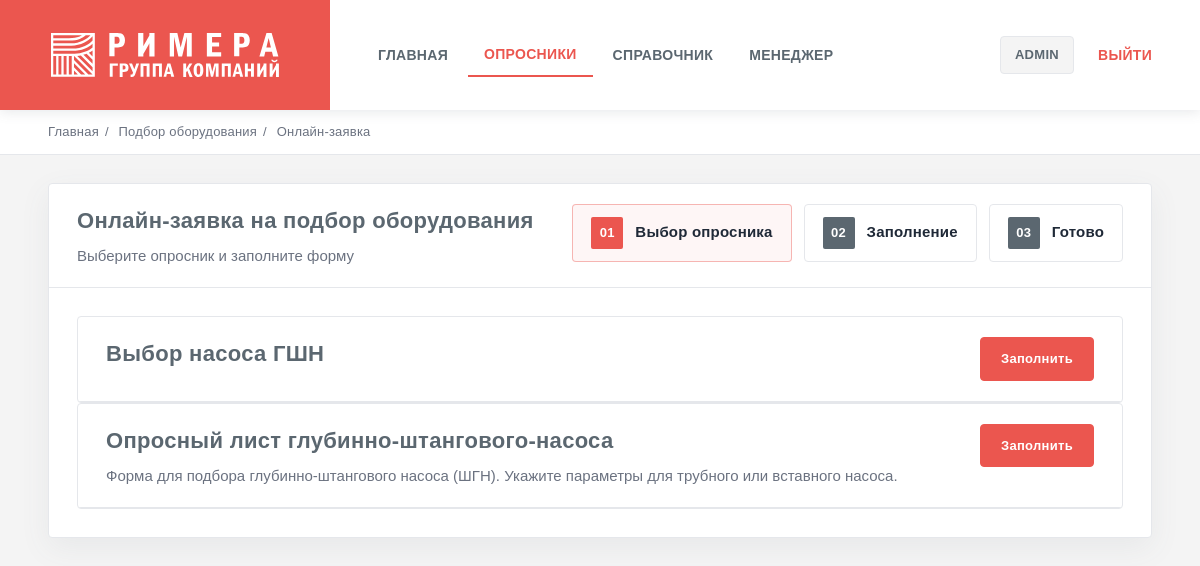
The page /q/ (signed in) on the database as committed earlier.
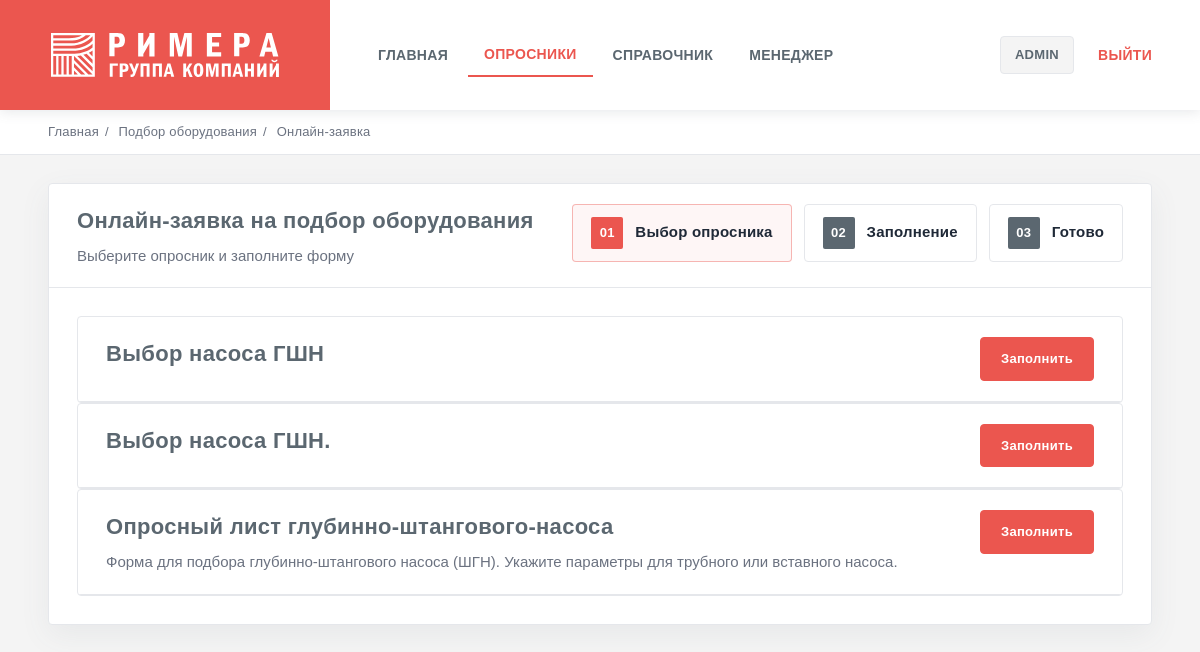
The same page on the database as committed later.
### questionnaires/models.py (models this page shows, shortened)
class Questionnaire(models.Model):
    slug = models.SlugField(unique=True)
    title = models.CharField(max_length=200)
    description = models.TextField(blank=True)
    is_active = models.BooleanField(default=True)

### questionnaires/views.py (the view)
# urls.py: path("", views.questionnaire_list, name="questionnaire_list"),
@login_required
def questionnaire_list(request):
    items = Questionnaire.objects.filter(is_active=True).order_by("title")
    return render(request, "questionnaires/list.html", {"items": items})

### templates/questionnaires/list.html (shortened to what this page needs)
{% extends "base.html" %}
{% block crumbs %}
  <div class="crumbs">
    <a href="/">Главная</a><span class="sep">/</span>
    <span>Подбор оборудования</span><span class="sep">/</span>
    <span>Онлайн-заявка</span>
  </div>
{% endblock %}
{% block content %}
  <div class="card">
    <div class="card-head">
      <div>
        <h1 class="card-title">Онлайн-заявка на подбор оборудования</h1>
        <div class="card-sub">Выберите опросник и заполните форму</div>
      </div>
      <div class="stepper">
        <div class="step active"><span class="num">01</span> Выбор опросника</div>
        <div class="step"><span class="num">02</span> Заполнение</div>
        <div class="step"><span class="num">03</span> Готово</div>
      </div>
    </div>
    <div class="card-body">
      <div class="grid">
        {% for q in items %}
          <div class="card" style="margin-top:0; box-shadow:none;">
            <div class="card-head">
              <div>
                <h2 class="card-title">{{ q.title }}</h2>
                <div class="card-sub">{{ q.description }}</div>
              </div>
              <a class="btn primary" href="{% url 'start_questionnaire' slug=q.slug %}">Заполнить</a>
            </div>
          </div>
        {% endfor %}
      </div>
    </div>
  </div>
{% endblock %}

Rows that differ between the two databases and show on the page:
added Questionnaire: title "Выбор насоса ГШН."
